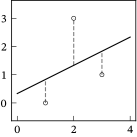

Write Python code to recreate this figure.
from pathlib import PurePath

import matplotlib.pyplot as plt
import numpy as np

plt.style.use(["sigproc", "sigproc-small"])

fig, ax = plt.subplots()
x = [1, 2, 3]
y = [0, 3, 1]

for i in range(0, 3):
    z = x[i] / 2 + 1 / 3
    ax.vlines(x[i], min(y[i], z), max(y[i], z), color="gray", ls="dashed")

ax.plot([0, 4], [1 / 3, 7 / 3])
ax.plot(x, y, "o")
ax.axis("equal")
fig.savefig(str(PurePath(__file__).parent / (PurePath(__file__).stem + ".pdf")))
